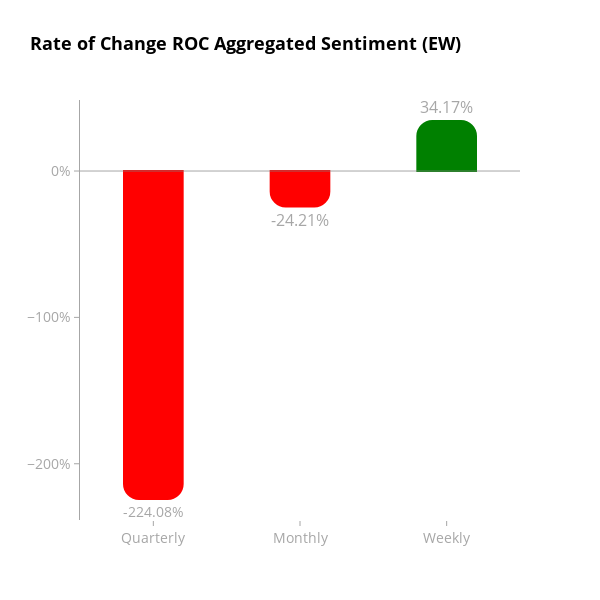

Here is the notebook cell this chart was saved with:
### Code cell
# Call the function for aggregate indicator columns and save charts
create_bar_chart(merged_df, 'aggregate_indicator_equalweight', "ROC Aggregated Sentiment (EW)")
create_bar_chart(merged_df, 'aggregate_indicator_PCA', "ROC Aggregated Sentiment (PCA)")

### Figure 1 — Plotly figure (JSON) as saved in the notebook; plotly's stock layout.template omitted (floating-point values rounded to 4 significant figures)
{"data": [{"marker": {"color": ["red", "red", "green"], "cornerradius": 15, "line": {"color": ["red", "red", "green"], "width": 2}}, "text": ["-224.08%", "-24.21%", "34.17%"], "textfont": {"color": "rgba(128, 128, 128, 0.7)", "size": 16}, "textposition": "outside", "width": 0.4, "x": ["Quarterly", "Monthly", "Weekly"], "y": [-224.1, -24.21, 34.17], "type": "bar"}], "layout": {"title": {"font": {"color": "black", "size": 18, "weight": "bold"}, "text": "Rate of Change ROC Aggregated Sentiment (EW)"}, "yaxis": {"title": {}, "ticksuffix": "%", "tickfont": {"color": "rgba(128, 128, 128, 0.7)", "size": 14}, "showgrid": false, "zeroline": false, "linecolor": "rgba(128, 128, 128, 0.7)", "showline": true, "ticks": "outside", "tickcolor": "rgba(128, 128, 128, 0.7)", "dtick": 100}, "font": {"color": "black", "size": 14}, "xaxis": {"title": {}, "tickfont": {"color": "rgba(128, 128, 128, 0.7)", "size": 14}, "showgrid": false, "zeroline": false, "showline": false, "ticks": "outside", "tickcolor": "rgba(128, 128, 128, 0.7)"}, "plot_bgcolor": "white", "paper_bgcolor": "white", "width": 600, "height": 600, "hovermode": "x unified", "bargap": 0.1, "shapes": [{"line": {"color": "rgba(128, 128, 128, 0.7)", "dash": "solid", "width": 1}, "type": "line", "x0": 0, "x1": 1, "xref": "x domain", "y0": 0, "y1": 0, "yref": "y"}]}}
